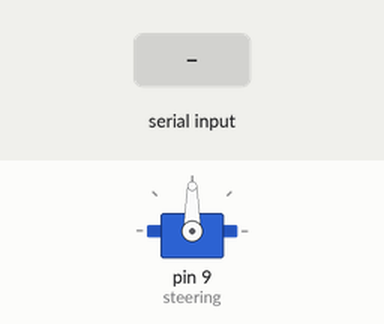
Simulated run of this sketch. Board: Arduino Uno, built with avr-gcc and run on an emulated ATmega328P. Shown: servo. The inputs (shaded band) are chosen by the test bench.

Above: at 1.2 s.
1.3 s: "ANGLE:90\n" received over Serial
At 2.4 s:
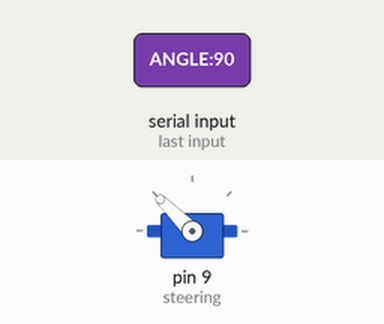
2.8 s: "ANGLE:\n" received over Serial
At 3.5 s:
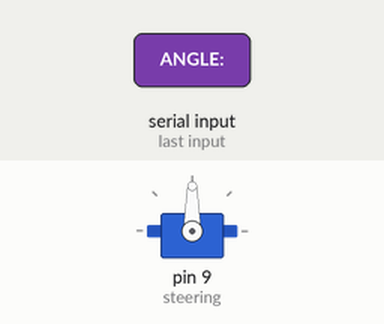
Timing chart, 0 to 5.8 s (numbered marks = the images above; inputs shaded):
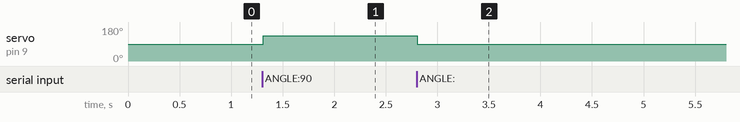

The sketch:

steering_angle.ino
```cpp
#include <Servo.h>

Servo steering;

void setup() {
  Serial.begin(9600);
  steering.attach(9);
  steering.write(90);
}

void loop() {
  if (Serial.available()) {
    String msg = Serial.readStringUntil('\n');
    msg.trim();

    if (msg.startsWith("ANGLE:")) {
      float angle = msg.substring(6).toFloat();

      int servoAngle = map(angle, -45, 45, 45, 135);
      servoAngle = constrain(servoAngle, 45, 135);

      steering.write(servoAngle);
    }
  }
}
```

Measured:
- after the input at 1.3 s, servo on pin 9 (steering): 90° → 135° at once
- after the input at 2.8 s, servo on pin 9 (steering): 135° → 90° at once
